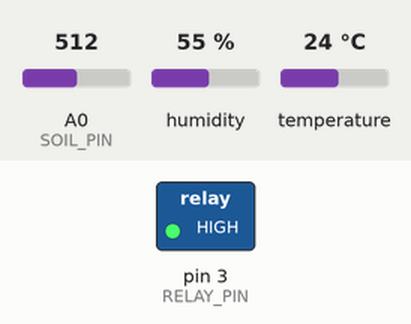
A sketch run on a simulated Arduino Uno, built with avr-gcc and run on an emulated ATmega328P. Parts: switched loads named in the sketch (green lamp = pin HIGH). The test bench sets the inputs (shaded band); at power-on: A0 (SOIL_PIN) = 512, humidity 55 %, temperature 24 °C. What the sketch prints to the serial monitor is not drawn.

Above: at 2.5 s.
At 10.0 s:
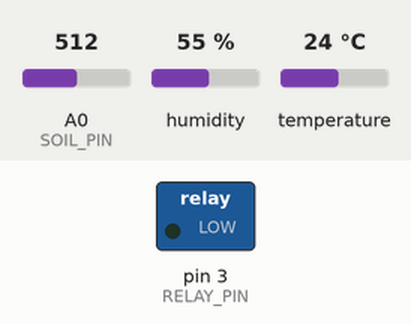
Timing chart, 0 to 19.5 s (numbered marks = the images above):
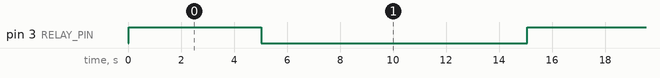

The sketch:

sistempakar.ino
```cpp
const int RELAY_PIN = 3;  // Pin relay untuk mengontrol pompa
const int DHT_PIN = 2;    // Pin DHT11 untuk sensor suhu dan kelembapan
const int SOIL_PIN = A0;  // Pin sensor kelembapan tanah

// Fungsi untuk membaca nilai suhu dan kelembapan dari sensor DHT11
#include <DHT.h>
#define DHT_TYPE DHT11
DHT dht(DHT_PIN, DHT_TYPE);

// Fungsi fuzzyfikasi suhu
float fsDingin(float t) {
  if (t <= 15) return 1;
  if (t > 15 && t <= 23) return (23 - t) / (23 - 15);
  return 0;
}
float fsAgakDingin(float t) {
  if (t > 15 && t <= 23) return (t - 15) / (23 - 15);
  if (t > 23 && t <= 27) return (27 - t) / (27 - 23);
  return 0;
}
float fsNormal(float t) {
  if (t < 23) return 0;
  if (t <= 27) return (t - 23) / (27 - 23);
  if (t <= 31) return (31 - t) / (31 - 27);
  return 0;
}
float fsPanas(float t) {
  if (t > 27 && t <= 35) return (t - 27) / (35 - 27);
  if (t > 35) return 1;
  return 0;
}
// Fungsi fuzzyfikasi kelembapan tanah
float fkKering(float k) {
  if (k <= 40) return 1;
  if (k > 40 && k <= 60) return (60 - k) / (60 - 40);
  return 0;
}
float fkLembab(float k) {
  if (k < 27) return 0;
  if (k <= 50) return (k - 27) / (50 - 27);
  if (k <= 75) return (75 - k) / (75 - 50);
  return 0;
}
float fkBasah(float k) {
  if (k > 60 && k <= 100) return (k - 60) / (100 - 60);
  return 0;
}

// Fungsi inferensi dan defuzzifikasi
float inferensi(float suhu, float kelembapan) {
  float md[12]; // Min derajat keanggotaan
  float dr[12] = {5, 5, 0, 5, 5, 0, 5, 5, 0, 5, 5, 0}; // Durasi per aturan

  // Hitung fuzzy suhu dan kelembapan
  float fs[4] = {fsDingin(suhu), fsAgakDingin(suhu), fsNormal(suhu), fsPanas(suhu)};
  float fk[3] = {fkKering(kelembapan), fkLembab(kelembapan), fkBasah(kelembapan)};

  // Aturan fuzzy (12 aturan)
  md[0] = min(fs[0], fk[0]); // Dingin, Kering
  md[1] = min(fs[0], fk[1]); // Dingin, Lembab
  md[2] = min(fs[0], fk[2]); // Dingin, Basah
  md[3] = min(fs[1], fk[0]); // Agak Dingin, Kering
  md[4] = min(fs[1], fk[1]); // Agak Dingin, Lembab
  md[5] = min(fs[1], fk[2]); // Agak Dingin, Basah
  md[6] = min(fs[2], fk[0]); // Normal, Kering
  md[7] = min(fs[2], fk[1]); // Normal, Lembab
  md[8] = min(fs[2], fk[2]); // Normal, Basah
  md[9] = min(fs[3], fk[0]); // Panas, Kering
  md[10] = min(fs[3], fk[1]); // Panas, Lembab
  md[11] = min(fs[3], fk[2]); // Panas, Basah

  // Defuzzifikasi
  float totalWeighted = 0;
  float totalInference = 0;

  for (int i = 0; i < 12; i++) {
    totalWeighted += md[i] * dr[i]; // Hasil inferensi * durasi
    totalInference += md[i];       // Total inferensi
  }

  if (totalInference == 0) {
    return 0; // Hindari pembagian oleh nol
  }

  return totalWeighted / totalInference; // Durasi penyiraman
}

void setup() {
  Serial.begin(9600);
  dht.begin();
  pinMode(RELAY_PIN, OUTPUT);  // Set relay pin sebagai output
}

void loop() {
  // Baca suhu dan kelembapan dari sensor DHT
  float suhu = dht.readTemperature();
  float kelembapan = dht.readHumidity();

  // Baca kelembapan tanah
  int soilValue = analogRead(SOIL_PIN);
  float soilMoisture = map(soilValue, 1023, 0 , 0, 100);  // Konversi ke persen (0-100%)

  // Hitung durasi penyiraman berdasarkan inferensi
  float durasiPenyiraman = inferensi(suhu, soilMoisture);

  // Batasi durasi penyiraman antara 0 hingga 5 detik
  if (durasiPenyiraman > 5) {
    durasiPenyiraman = 5;
  } else if (durasiPenyiraman < 0) {
    durasiPenyiraman = 0;
  }
 ;
  // Menampilkan data pada serial monitor
  Serial.print("Suhu: ");
  Serial.print(suhu);
  Serial.print("°C, Kelembapan Tanah: ");
  Serial.print(soilMoisture);
  Serial.print("%, Durasi Penyiraman: ");
  Serial.print(durasiPenyiraman);
  Serial.println(" detik");

  // Mengontrol relay berdasarkan durasi penyiraman
  if (durasiPenyiraman > 0) {
    digitalWrite(RELAY_PIN, HIGH);  // Nyalakan relay (penyiraman hidup)
    delay(durasiPenyiraman * 1000);  // Tunggu durasi dalam milidetik
    digitalWrite(RELAY_PIN, LOW);   // Matikan relay (penyiraman mati)
  } else {
    digitalWrite(RELAY_PIN, LOW);   // Matikan relay jika tidak ada penyiraman
  }

  // Tunggu 10 detik sebelum pembacaan berikutnya
  delay(10000);
}
```

Measured:
- by itself, pin 3 (RELAY_PIN): alternates HIGH for 5.0 s and LOW for 10.0 s
